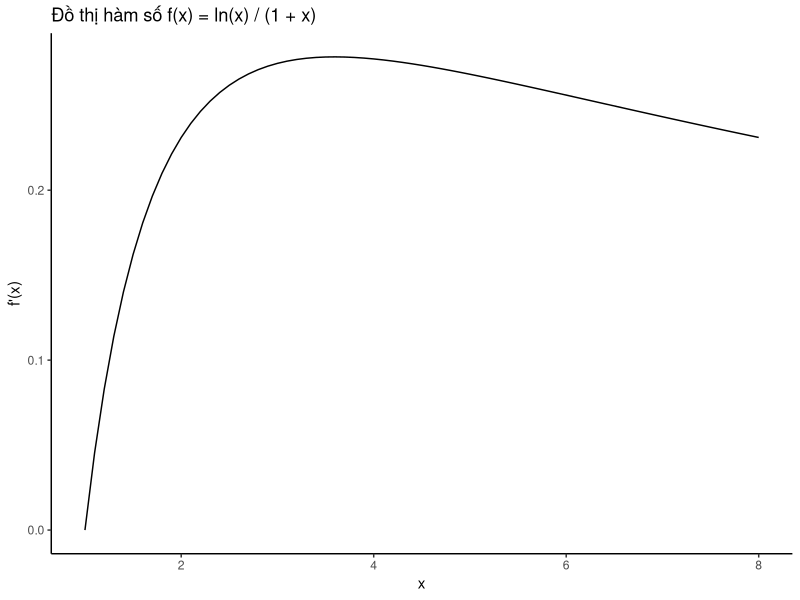
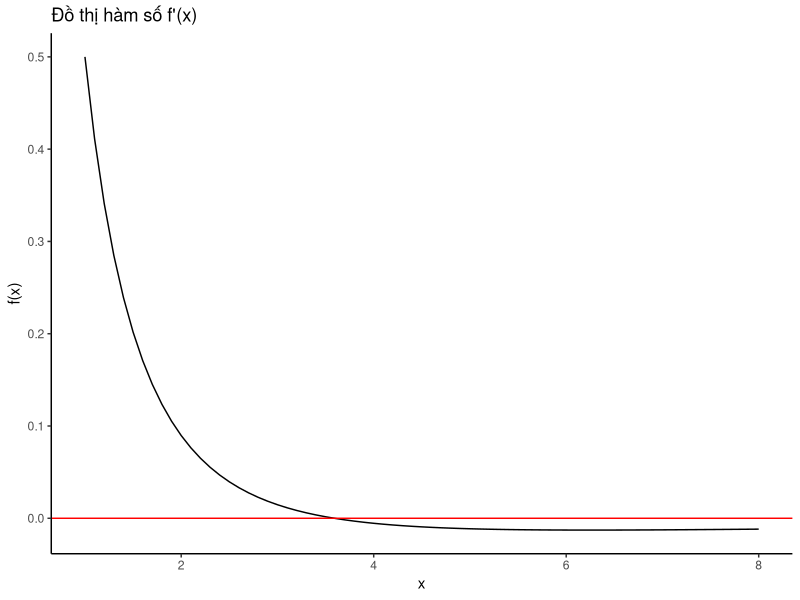
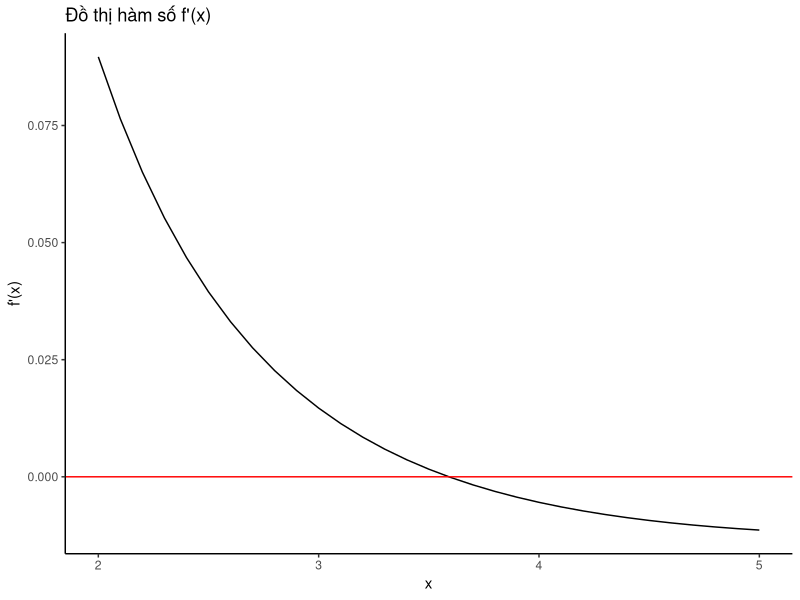
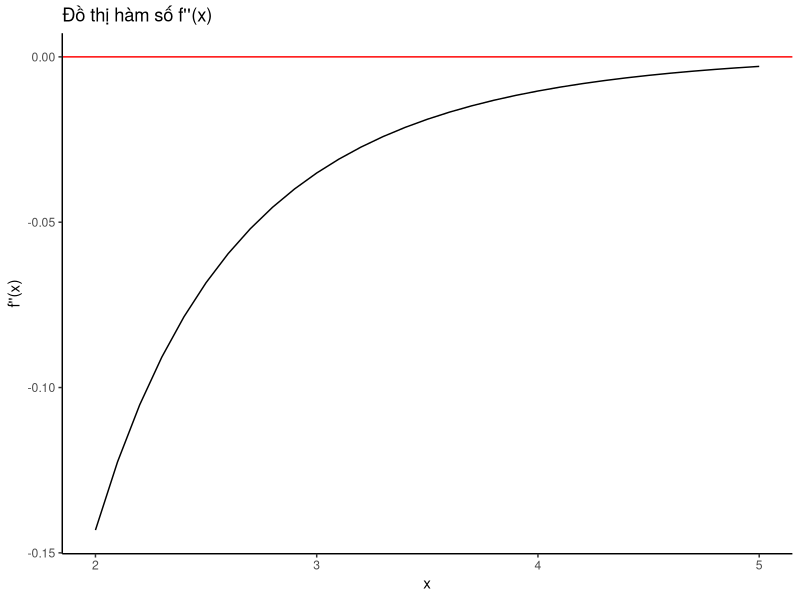
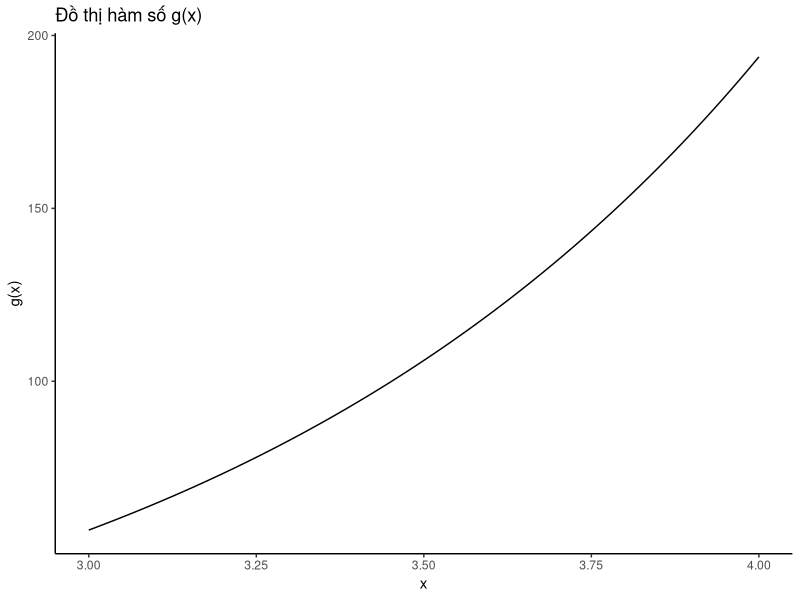
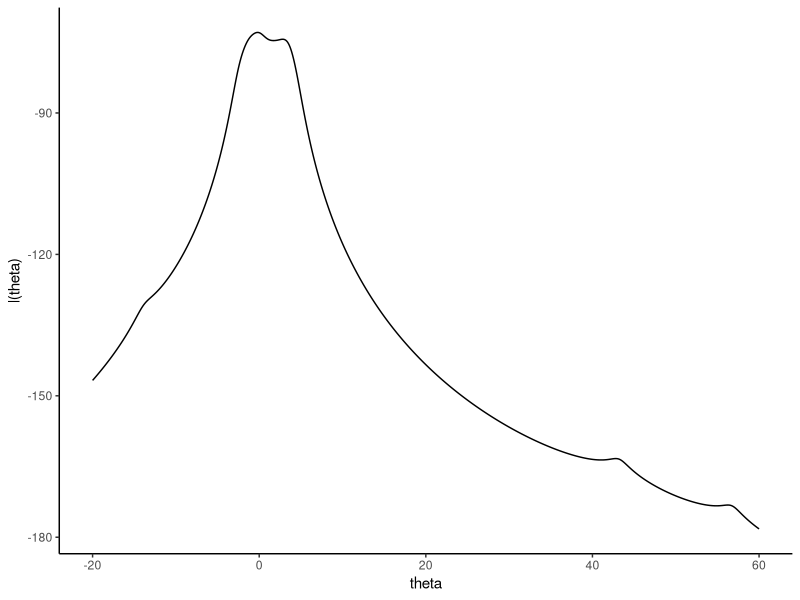

R code for these plots, in order:
## ---- chunk 1
library(ggplot2)
library(dplyr)
knitr::opts_chunk$set(fig.width = 5, fig.asp = 1/3)
library(numDeriv)
## ---- chunk 2
fx <- function(x){
  (log(x)) / (1+x)
}
## ---- chunk 3
x <- seq( 1 , 8, by = 0.1)
y <- fx(x)
# Vẽ đồ thị
ggplot(data.frame(x, y), aes(x = x, y = y)) +
  geom_line() +
  labs(x = "x", y = "f'(x)", title = "Đồ thị hàm số f(x) = ln(x) / (1 + x)") +
  theme_classic()
## ---- chunk 4
derivative1_f <- function(x){
  res <- (1 + (1/x) -(log(x)))/((1+x)^2)
  return(res)
}
## ---- chunk 5
x <- seq( 1 , 8, by = 0.1)
y1 <- derivative1_f(x)
# Vẽ đồ thị
ggplot(data.frame(x, y), aes(x = x, y = y1)) +
  geom_line() + geom_hline(yintercept = 0, color = "red") +
  labs(x = "x", y = "f(x)", title = "Đồ thị hàm số f'(x)") +
  theme_classic()
## ---- chunk 6
derivative1_f(1) * derivative1_f(6)
## ---- chunk 7
a0 <- 1
b0 <- 6

x0 <- (a0+b0)/2

#vong lap
iter <- 40
for(i in 1:40){
  cond <- derivative1_f(a0) * derivative1_f(x0)
  if (cond > 0) {
    a0 <- x0
  } else {
    b0 <- x0
  }
  x0 <- (a0 + b0)/2
  print(x0)
}
## ---- chunk 8
t <- log2((6-1)/(10)^(-6))-1
print(t)
## ---- chunk 9
derivative2_f <- function(x){
  res <- (-(3+(1/(x^2))+4/x-2*log(x))/((1+x)^3))
  return(res)
}
## ---- chunk 10
x <- seq( 2 , 5, by = 0.1)
y2 <- derivative1_f(x)
# Vẽ đồ thị
ggplot(data.frame(x, y2), aes(x = x, y = y2)) +
  geom_line() + geom_hline(yintercept = 0, color = "red") +
  labs(x = "x", y = "f'(x)", title = "Đồ thị hàm số f'(x)") +
  theme_classic()
## ---- chunk 11
x <- seq( 2 , 5, by = 0.1)
y3 <- derivative2_f(x)
# Vẽ đồ thị
ggplot(data.frame(x, y3), aes(x = x, y = y3)) +
  geom_line() + geom_hline(yintercept = 0, color = "red") +
  labs(x = "x", y = "f''(x)", title = "Đồ thị hàm số f''(x)") +
  theme_classic()
## ---- chunk 12
hx <- function(x){
  res <- derivative1_f(x) / derivative2_f(x)
  return(res)
}
## ---- chunk 13
cauchy <- 3
#vong lap
for(i in 1:7){
  cauchy <- cauchy - hx(cauchy)
  print(cauchy, digits = 10)
}
## ---- chunk 14
#Lap ham uoc luong cho dao ham cap 2 theo phuong phap Secant
secant <- function(x,y){
  res <- (derivative1_f(y)-derivative1_f(x))/(y-x)
  return(res)
}
#Chon 2 diem bat dau x_0 va x_1:
se0 <- 3
se1 <- 4
#Chay vong lap nghiem:
for(i in 1:20){
  se1 <- se1 - derivative1_f(se1)*(1/secant(se1,se0))
  print(se1)
}

## ---- chunk 15
x <- seq( 3 , 4, by = 0.01)
y3 <- (-2)/(derivative2_f(x)) # -2/f'' la f'' la so am (tu cm trong TH nay)
# Vẽ đồ thị
ggplot(data.frame(x, y3), aes(x = x, y = y3)) +
  geom_line() +
  labs(x = "x", y = "g(x)", title = "Đồ thị hàm số g(x)") +
  theme_classic()
## ---- chunk 16
(-2)/(derivative2_f(3))
## ---- chunk 17
# Chon x_0 = 3 va alpha =55
fixp0 <- 3
alpha <- 55
# Chay vong lap tim nghiem
for(i in 1:10){
  fixp0 <- fixp0 + alpha * derivative1_f(fixp0)
  print(fixp0)
}
## ---- chunk 18
# Chon x_0 = 3 va alpha =4
fixp1 <- 3
alpha1 <- 4
# Chay vong lap tim nghiem
for(i in 1:40){
  fixp1 <- fixp1 + alpha1 * derivative1_f(fixp1)
  print(fixp1)
}
## ---- chunk 19
data <- c(1.77, -0.23, 2.76, 3.80, 3.47, 56.75, -1.34, 4.24, -2.44, 3.29, 
          3.71, -2.40, 4.53, -0.07, -1.05, -13.87, -2.53, -1.75, 0.27, 43.21)
## ---- chunk 20
log_likelihoodcauchy <- function(data, theta){
  n <- length(data)
  res <- -n * log(pi) - sum(log(1+(data - theta)^2))
  return(res)
}
## ---- chunk 21
value_theta <- seq(-20, 60, by= 0.1)
log_like <- sapply(value_theta, log_likelihoodcauchy, data = data) 
#Có thể dùng for: for(i in 1:length(data)){log_like <- -n * log(pi) - sum(log(1+(data[i]-value_theta)^2)}
# Vẽ đồ thị
par(mfrow=c(1,1))
ggplot(data.frame(value_theta, log_like), aes(x = value_theta, y = log_like)) +
  geom_line() +
  labs(x = "theta", y = "l(theta)") +
  theme_classic()
## ---- chunk 22
derivative1_l <- function(data,theta){
  n <- length(data)
  res <- 2 * (sum((data - theta )/(1 + (data - theta)^2)))
  return(res)
}
## ---- chunk 23
derivative2_l <- function(data, theta){
  n <- length(data)
  res <- sum((-2 - 6 * (data - theta)^2) / ((1 + (data - theta)^2)^2))
  return(res)
}
## ---- chunk 24
newton_r <- function(data, theta_start, tol = 1e-6, max_iter = 100) {
  theta_value <- numeric(max_iter) # Tạo vector để lưu giá trị theta
  theta <- theta_start
  
  for (i in 1:max_iter) {
    theta_new <- theta - (derivative1_l(data, theta)) / (derivative2_l(data, theta))
    theta_value[i] <- theta_new # Lưu giá trị mới của theta
    
    # Kiểm tra điều kiện dừng
    if (i > 1 && abs(theta_new - theta) < tol) {
      #cat("Hội tụ tại vòng lặp", i, "với giá trị theta =", theta_new, "\n")
      return(theta_value[1:i]) # Trả về các giá trị theta đã lưu đến khi hội tụ
    }
    
    # Cập nhật theta cho lần lặp tiếp theo
    theta <- theta_new
  }
  
  cat("Không hội tụ sau", max_iter, "vòng lặp.\n")
  return(theta_value)
}

## ---- chunk 25
startpoint <- c(-11, 1, 0, 1.5, 4, 4.7, 7, 8, 38)
## ---- chunk 26
# Định nghĩa số vòng lặp tối đa
max_iter <- 100

# Tạo bảng để lưu kết quả
results_df <- data.frame(matrix(nrow = max_iter, ncol = length(startpoint)))
colnames(results_df) <- paste("Start:", startpoint)

# Tính Newton-Raphson cho từng điểm khởi đầu và lưu vào bảng
for (i in seq_along(startpoint)) {
  result <- newton_r(data, startpoint[i], tol = 1e-6, max_iter = max_iter)
  results_df[1:length(result), i] <- result # Lưu các giá trị tính được
}

# In bảng kết quả
print(results_df)

# In hàng cuối cùng của kết quả hợp lệ (bỏ qua NA)
last_iteration <- apply(results_df, 2, function(col) tail(col[!is.na(col)], 1))
print(last_iteration)

## ---- chunk 27
mean_data <- mean(data)
# Gọi hàm newton_r
theta_result1 <- newton_r(data, mean_data, tol= 1e-6, 100)
# In ra giá trị của theta tại vòng lặp thứ 100
print(theta_result1)
## ---- chunk 28
derivative1_l(data,-1) * derivative1_l(data, 1)
## ---- chunk 29
bisec0 <- -1
bisec1 <- 1
bisec <- (bisec1 + bisec0)/2
tolerance <- 1e-6  #Điều kiện sai số _ dừng thuật toán

#vong lap
iter <- 100
for(i in 1:iter){
  
  #Giá trị điều kiện
  cond1 <- derivative1_l(data,bisec0) * derivative1_l(data,bisec)
  
  if (cond1 > 0) {
    bisec0 <- bisec
  } else {
    bisec1 <- bisec
  }
  
  bisec <- (bisec1 + bisec0)/2
  
  cat("Lần lặp", i, ": x = ", format(bisec, nsmall = 6), "\n")
  
  #Điệu kiện dừng
  if (abs(bisec1 - bisec0) < tolerance){cat("Thuật toán dừng lại tại lần lặp thứ", i , "với nghiệm x =", format(bisec, nsmall = 6),"\n") 
  break}
  
}
## ---- chunk 30
theta0 <- -2
theta1 <- 1

tolerance <- 1e-6  #Điều kiện sai số _ dừng thuật toán

#vong lap
iter <- 100
for(i in 1:iter){
  
  theta_prev <- theta1 #Lưu theta1 vào biến theta_prev để kiểm tra điều kiện dừng thuật toán
  
  theta1 <- theta1 - derivative1_l(data, theta1) * ((theta1 - theta0) / (derivative1_l(data, theta1) - derivative1_l(data, theta0)))
  
  cat("Lần lặp", i, ": x = ", format(theta1, nsmall = 6), "\n")
  
  #Điệu kiện dừng
  if (abs(theta1 - theta_prev) < tolerance){cat("Thuật toán dừng lại tại lần lặp thứ", i , "với nghiệm x =", format(theta1, nsmall = 6),"\n") 
  break}
  
}
## ---- chunk 31
theta2 <- -3
theta3 <- 3

tolerance <- 1e-6  #Điều kiện sai số _ dừng thuật toán

#vong lap
iter <- 100
for(i in 1:iter){
  
  theta_prev <- theta3 #Lưu theta1 vào biến theta_prev để kiểm tra điều kiện dừng thuật toán
  
  theta3 <- theta3 - derivative1_l(data, theta3) * ((theta3 - theta2) / (derivative1_l(data, theta3) - derivative1_l(data, theta2)))
  
  cat("Lần lặp", i, ": x = ", format(theta3, nsmall = 6), "\n")
  
  #Điệu kiện dừng
  if (abs(theta3 - theta_prev) < tolerance){cat("Thuật toán dừng lại tại lần lặp thứ", i , "với nghiệm x =", format(theta3, nsmall = 6),"\n") 
  break}
  
}
## ---- chunk 32
# Chon x_0 = 3 va alpha =4
fixp1 <- 3
alpha1 <- 4
tolerance <- 1e-6
# Chay vong lap tim nghiem
iter <- 40
for(i in 1:iter){
  fixp1_prev <- fixp1
  fixp1 <- fixp1 + alpha1 * derivative1_l(data,fixp1)
  cat("Lần lặp", i, ": x = ", format(fixp1, nsmall = 6), "\n")
  
  #Điệu kiện dừng
  if (abs(fixp1 - fixp1_prev) < tolerance){cat("Thuật toán dừng lại tại lần lặp thứ", i , "với nghiệm x =", format(fixp1, nsmall = 6),"\n") 
  break}
}
## ---- chunk 33
# Newton-Raphson
start_time_newton <- Sys.time()
newton_result <- newton_r(data, startpoint[1], tol = 1e-6, max_iter = 100)
end_time_newton <- Sys.time()
time_taken_newton <- end_time_newton - start_time_newton

# Bisection
start_time_bisec <- Sys.time()
bisec0 <- -1
bisec1 <- 1
bisec <- (bisec1 + bisec0) / 2
tolerance <- 1e-6
iter <- 100
for(i in 1:iter){
  cond1 <- derivative1_l(data, bisec0) * derivative1_l(data, bisec)
  if (cond1 > 0) {
    bisec0 <- bisec
  } else {
    bisec1 <- bisec
  }
  bisec <- (bisec1 + bisec0) / 2
  if (abs(bisec1 - bisec0) < tolerance) {
    break
  }
}
end_time_bisec <- Sys.time()
time_taken_bisec <- end_time_bisec - start_time_bisec

# Secant
start_time_secant <- Sys.time()
theta0 <- -2
theta1 <- 1
iter <- 100
for(i in 1:iter){
  theta_prev <- theta1
  theta1 <- theta1 - derivative1_l(data, theta1) * ((theta1 - theta0) / (derivative1_l(data, theta1) - derivative1_l(data, theta0)))
  if (abs(theta1 - theta_prev) < tolerance) {
    break
  }
}
end_time_secant <- Sys.time()
time_taken_secant <- end_time_secant - start_time_secant

# In kết quả
cat("Thời gian thực thi Newton-Raphson:", time_taken_newton, "\n")
cat("Thời gian thực thi Bisection:", time_taken_bisec, "\n")
cat("Thời gian thực thi Secant:", time_taken_secant, "\n")

